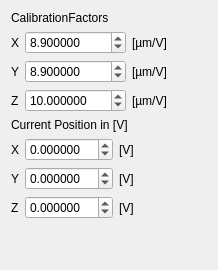
           <widget class="QWidget" name="tab_8">
            <attribute name="title">
             <string>Calibration</string>
            </attribute>
            <layout class="QGridLayout" name="gridLayout_46">
             <item row="3" column="0">
              <layout class="QGridLayout" name="gridLayout_21">
               <item row="0" column="2">
                <widget class="QLabel" name="label_10">
                 <property name="text">
                  <string>[V]</string>
                 </property>
                </widget>
               </item>
               <item row="0" column="1">
                <widget class="QDoubleSpinBox" name="spinBox_off_x_V">
                 <property name="decimals">
                  <number>6</number>
                 </property>
                 <property name="minimum">
                  <double>-99.000000000000000</double>
                 </property>
                </widget>
               </item>
               <item row="1" column="1">
                <widget class="QDoubleSpinBox" name="spinBox_off_y_V">
                 <property name="decimals">
                  <number>6</number>
                 </property>
                 <property name="minimum">
                  <double>-99.000000000000000</double>
                 </property>
                </widget>
               </item>
               <item row="2" column="1">
                <widget class="QDoubleSpinBox" name="spinBox_off_z_V">
                 <property name="decimals">
                  <number>6</number>
                 </property>
                 <property name="minimum">
                  <double>-99.000000000000000</double>
                 </property>
                </widget>
               </item>
               <item row="1" column="0">
                <widget class="QLabel" name="label_8">
                 <property name="text">
                  <string>Y</string>
                 </property>
                </widget>
               </item>
               <item row="1" column="2">
                <widget class="QLabel" name="label_11">
                 <property name="text">
                  <string>[V]</string>
                 </property>
                </widget>
               </item>
               <item row="2" column="0">
                <widget class="QLabel" name="label_9">
                 <property name="text">
                  <string>Z</string>
                 </property>
                </widget>
               </item>
               <item row="2" column="2">
                <widget class="QLabel" name="label_12">
                 <property name="text">
                  <string>[V]</string>
                 </property>
                </widget>
               </item>
               <item row="0" column="0">
                <widget class="QLabel" name="label_7">
                 <property name="text">
                  <string>X</string>
                 </property>
                </widget>
               </item>
               <item row="2" column="3">
                <spacer name="horizontalSpacer_2">
                 <property name="orientation">
                  <enum>Qt::Orientation::Horizontal</enum>
                 </property>
                 <property name="sizeHint" stdset="0">
                  <size>
                   <width>40</width>
                   <height>20</height>
                  </size>
                 </property>
                </spacer>
               </item>
              </layout>
             </item>
             <item row="0" column="0">
              <widget class="QLabel" name="label_16">
               <property name="text">
                <string>CalibrationFactors </string>
               </property>
              </widget>
             </item>
             <item row="2" column="0">
              <widget class="QLabel" name="label_36">
               <property name="text">
                <string>Current Position in [V]</string>
               </property>
              </widget>
             </item>
             <item row="1" column="0">
              <layout class="QGridLayout" name="gridLayout_16">
               <item row="0" column="1">
                <widget class="QDoubleSpinBox" name="spinBox_calib_x">
                 <property name="decimals">
                  <number>6</number>
                 </property>
                 <property name="minimum">
                  <double>-1000.000000000000000</double>
                 </property>
                 <property name="maximum">
                  <double>1000.000000000000000</double>
                 </property>
                 <property name="value">
                  <double>8.900000000000000</double>
                 </property>
                </widget>
               </item>
               <item row="1" column="2">
                <widget class="QLabel" name="label_19">
                 <property name="text">
                  <string>[µm/V]</string>
                 </property>
                </widget>
               </item>
               <item row="0" column="2">
                <widget class="QLabel" name="label_18">
                 <property name="text">
                  <string>[µm/V]</string>
                 </property>
                </widget>
               </item>
               <item row="2" column="0">
                <widget class="QLabel" name="label_6">
                 <property name="text">
                  <string>Z</string>
                 </property>
                </widget>
               </item>
               <item row="0" column="0">
                <widget class="QLabel" name="label_2">
                 <property name="text">
                  <string>X</string>
                 </property>
                </widget>
               </item>
               <item row="2" column="1">
                <widget class="QDoubleSpinBox" name="spinBox_calib_z">
                 <property name="decimals">
                  <number>6</number>
                 </property>
                 <property name="minimum">
                  <double>-1000.000000000000000</double>
                 </property>
                 <property name="maximum">
                  <double>1000.000000000000000</double>
                 </property>
                 <property name="value">
                  <double>10.000000000000000</double>
                 </property>
                </widget>
               </item>
               <item row="2" column="2">
                <widget class="QLabel" name="label_20">
                 <property name="text">
                  <string>[µm/V]</string>
                 </property>
                </widget>
               </item>
               <item row="1" column="0">
                <widget class="QLabel" name="label_5">
                 <property name="text">
                  <string>Y</string>
                 </property>
                </widget>
               </item>
               <item row="1" column="1">
                <widget class="QDoubleSpinBox" name="spinBox_calib_y">
                 <property name="decimals">
                  <number>6</number>
                 </property>
                 <property name="minimum">
                  <double>-1000.000000000000000</double>
                 </property>
                 <property name="maximum">
                  <double>1000.000000000000000</double>
                 </property>
                 <property name="value">
                  <double>8.900000000000000</double>
                 </property>
                </widget>
               </item>
               <item row="0" column="3">
                <spacer name="horizontalSpacer">
                 <property name="orientation">
                  <enum>Qt::Orientation::Horizontal</enum>
                 </property>
                 <property name="sizeHint" stdset="0">
                  <size>
                   <width>40</width>
                   <height>20</height>
                  </size>
                 </property>
                </spacer>
               </item>
              </layout>
             </item>
             <item row="4" column="0">
              <spacer name="verticalSpacer_4">
               <property name="orientation">
                <enum>Qt::Orientation::Vertical</enum>
               </property>
               <property name="sizeHint" stdset="0">
                <size>
                 <width>20</width>
                 <height>40</height>
                </size>
               </property>
              </spacer>
             </item>
            </layout>
           </widget>
